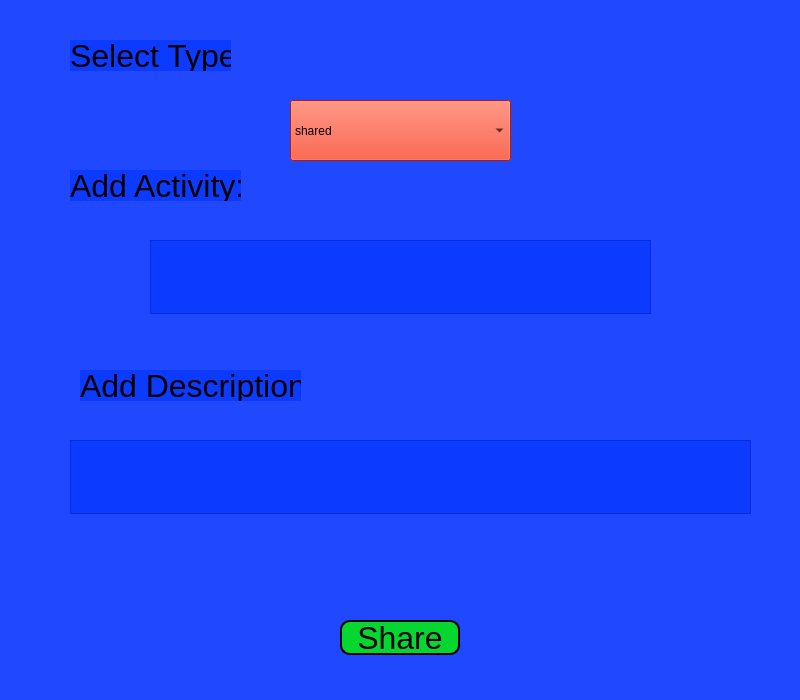
<?xml version="1.0" encoding="UTF-8"?>
<ui version="4.0">
 <class>createpost</class>
 <widget class="QDialog" name="createpost">
  <property name="geometry">
   <rect>
    <x>0</x>
    <y>0</y>
    <width>800</width>
    <height>700</height>
   </rect>
  </property>
  <property name="windowTitle">
   <string>Dialog</string>
  </property>
  <property name="styleSheet">
   <string notr="true">background-color: rgba(4, 51, 255, 172);</string>
  </property>
  <widget class="QComboBox" name="comboBox">
   <property name="geometry">
    <rect>
     <x>290</x>
     <y>100</y>
     <width>221</width>
     <height>61</height>
    </rect>
   </property>
   <property name="styleSheet">
    <string notr="true">background-color: rgb(255, 38, 0);</string>
   </property>
   <item>
    <property name="text">
     <string>shared</string>
    </property>
   </item>
   <item>
    <property name="text">
     <string>feeling</string>
    </property>
   </item>
   <item>
    <property name="text">
     <string>thinking_about</string>
    </property>
   </item>
   <item>
    <property name="text">
     <string>making</string>
    </property>
   </item>
   <item>
    <property name="text">
     <string>celebrating</string>
    </property>
   </item>
  </widget>
  <widget class="QLabel" name="label">
   <property name="geometry">
    <rect>
     <x>70</x>
     <y>40</y>
     <width>161</width>
     <height>31</height>
    </rect>
   </property>
   <property name="font">
    <font>
     <pointsize>24</pointsize>
    </font>
   </property>
   <property name="styleSheet">
    <string notr="true">background-color: rgba(4, 51, 255, 169);</string>
   </property>
   <property name="text">
    <string>Select Type:</string>
   </property>
  </widget>
  <widget class="QLabel" name="label_2">
   <property name="geometry">
    <rect>
     <x>70</x>
     <y>170</y>
     <width>171</width>
     <height>31</height>
    </rect>
   </property>
   <property name="font">
    <font>
     <pointsize>24</pointsize>
    </font>
   </property>
   <property name="styleSheet">
    <string notr="true">background-color: rgba(4, 51, 255, 169);</string>
   </property>
   <property name="text">
    <string>Add Activity:</string>
   </property>
  </widget>
  <widget class="QLabel" name="label_3">
   <property name="geometry">
    <rect>
     <x>80</x>
     <y>370</y>
     <width>221</width>
     <height>31</height>
    </rect>
   </property>
   <property name="font">
    <font>
     <pointsize>24</pointsize>
    </font>
   </property>
   <property name="styleSheet">
    <string notr="true">background-color: rgba(4, 51, 255, 169);</string>
   </property>
   <property name="text">
    <string>Add Description:</string>
   </property>
  </widget>
  <widget class="QTextEdit" name="textEdit">
   <property name="geometry">
    <rect>
     <x>150</x>
     <y>240</y>
     <width>501</width>
     <height>74</height>
    </rect>
   </property>
  </widget>
  <widget class="QTextEdit" name="textEdit_2">
   <property name="geometry">
    <rect>
     <x>70</x>
     <y>440</y>
     <width>681</width>
     <height>74</height>
    </rect>
   </property>
  </widget>
  <widget class="QPushButton" name="share">
   <property name="geometry">
    <rect>
     <x>340</x>
     <y>620</y>
     <width>120</width>
     <height>35</height>
    </rect>
   </property>
   <property name="font">
    <font>
     <pointsize>24</pointsize>
    </font>
   </property>
   <property name="styleSheet">
    <string notr="true">border: 2px solid;
Border-radius: 10px;
background-color: rgba(0, 249, 0, 207);</string>
   </property>
   <property name="text">
    <string>Share</string>
   </property>
  </widget>
 </widget>
 <resources/>
 <connections/>
</ui>
